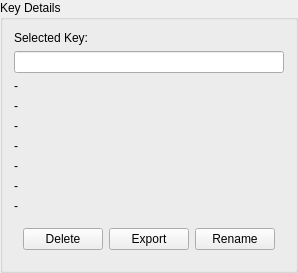
         <widget class="QGroupBox" name="gbKeyDetails">
          <property name="title">
           <string>Key Details</string>
          </property>
          <layout class="QVBoxLayout" name="verticalLayout_16">
           <item>
            <widget class="QLabel" name="lblSelectedKey">
             <property name="text">
              <string>Selected Key:</string>
             </property>
            </widget>
           </item>
           <item>
            <widget class="QLineEdit" name="leSelectedKey">
             <property name="readOnly">
              <bool>true</bool>
             </property>
            </widget>
           </item>
           <item>
            <layout class="QFormLayout" name="formKeyDetails">
             <item row="0" column="0">
              <widget class="QLabel" name="lblKeyName">
               <property name="text">
                <string>-</string>
               </property>
              </widget>
             </item>
             <item row="1" column="0">
              <widget class="QLabel" name="lblKeyType">
               <property name="text">
                <string>-</string>
               </property>
              </widget>
             </item>
             <item row="2" column="0">
              <widget class="QLabel" name="lblKeyAlgorithms">
               <property name="text">
                <string>-</string>
               </property>
              </widget>
             </item>
             <item row="3" column="0">
              <widget class="QLabel" name="lblKeyVisibility">
               <property name="text">
                <string>-</string>
               </property>
              </widget>
             </item>
             <item row="4" column="0">
              <widget class="QLabel" name="lblKeyID">
               <property name="text">
                <string>-</string>
               </property>
              </widget>
             </item>
             <item row="5" column="0">
              <widget class="QLabel" name="lblKeyLength">
               <property name="text">
                <string>-</string>
               </property>
              </widget>
             </item>
             <item row="6" column="0">
              <widget class="QLabel" name="lblKeySize">
               <property name="text">
                <string>-</string>
               </property>
              </widget>
             </item>
            </layout>
           </item>
           <item>
            <widget class="QWidget" name="rowActionButtons" native="true">
             <layout class="QHBoxLayout" name="horizontalLayout_9">
              <item>
               <widget class="QPushButton" name="btnDelete">
                <property name="text">
                 <string>Delete</string>
                </property>
               </widget>
              </item>
              <item>
               <widget class="QPushButton" name="btnExport">
                <property name="text">
                 <string>Export</string>
                </property>
               </widget>
              </item>
              <item>
               <widget class="QPushButton" name="btnRename">
                <property name="text">
                 <string>Rename</string>
                </property>
               </widget>
              </item>
             </layout>
            </widget>
           </item>
          </layout>
         </widget>
